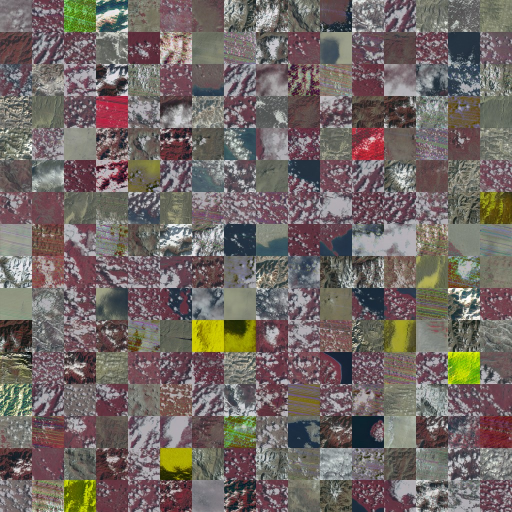
#> input picture notes/gen1/gan/curious_samples_contact256.jpg, 1024 x 1024 px (shown at 1/2 size)
$ python upscale_faithful.py ../notes/gen1/gan/curious_samples_contact256.jpg --out out.png
#> lines starting #> are read from the running program, lines starting #| are printed output that depends on the picture
"""Faithful enlargement of 128 px tiles (GAN samples or package tiles) for viewing: no new content. See notes/upscaling.md.

    python scripts/upscale_faithful.py <png or dir> [...] --out <dir> [--factor 8] [--mode nearest|lanczos]

- nearest (default, the faithful one): every source pixel becomes a factor x factor block. No value is invented, nothing is smoothed,
  stripes, fill and quantisation stay exactly as rendered. One block = 10.68 km / 128 = 83.4 m on the ground.
- lanczos (display only, labelled): interpolates between existing values. No new structure, but new in-between values and slight
  ringing at hard edges (fill, stripes). Never use it for measurement.
The method, factor and ground size of one source pixel are written into each PNG (text chunk "upscale") and the file name.
"""
from __future__ import annotations

import argparse
import json
from pathlib import Path

from PIL import Image, PngImagePlugin

TILE_KM = 10.68  # the Major TOM cell: 178 native 60 m pixels of the archive
MODES = {"nearest": Image.Resampling.NEAREST, "lanczos": Image.Resampling.LANCZOS}


def upscale(src: Path, out: Path, factor: int, mode: str) -> Path:
#> called with factor = 8, mode = 'nearest'
    im = Image.open(src).convert("RGB")
#> im is the input picture: PIL image 1024x1024 RGB; mean R, G, B 113.9, 104.3, 100.6
    w, h = im.size
#> w = 1024; h = 1024
    big = im.resize((w * factor, h * factor), MODES[mode])
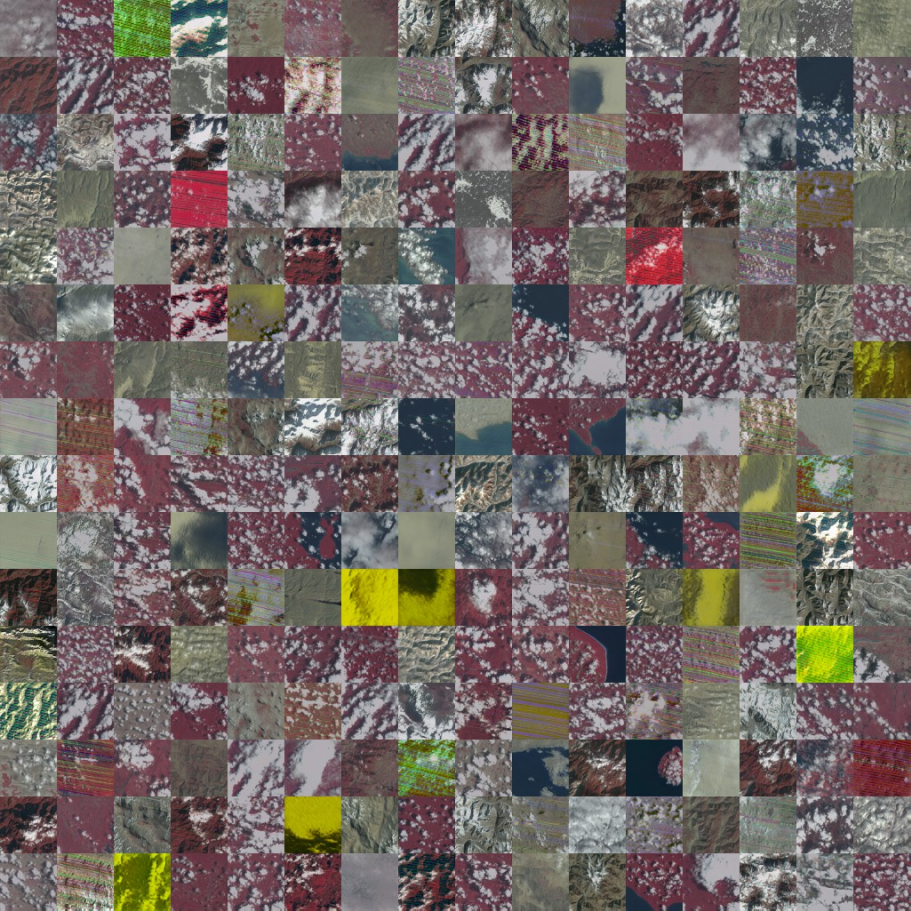
#> big: PIL image 8192x8192 RGB (shown at 1/9 size); mean R, G, B 113.9, 104.3, 100.6
    meta = {"source": src.name, "source_px": [w, h], "factor": factor, "mode": mode,
            "source_pixel_m": round(TILE_KM * 1000 / w, 1), "faithful": mode == "nearest",
            "method": "notes/upscaling.md (scripts/upscale_faithful.py)"}
    info = PngImagePlugin.PngInfo()
    info.add_text("upscale", json.dumps(meta))
    dst = out / f"{src.stem}_x{factor}_{mode}.png"
    big.save(dst, pnginfo=info)
    return dst


def main() -> None:
    ap = argparse.ArgumentParser()
    ap.add_argument("inputs", nargs="+", type=Path)
    ap.add_argument("--out", type=Path, required=True)
    ap.add_argument("--factor", type=int, default=8)
    ap.add_argument("--mode", choices=list(MODES), default="nearest")
    a = ap.parse_args()
    a.out.mkdir(parents=True, exist_ok=True)
    files = [f for p in a.inputs for f in (sorted(p.glob("*.png")) if p.is_dir() else [p])]
    for f in files:
        print(upscale(f, a.out, a.factor, a.mode))


if __name__ == "__main__":
    main()

$ run again, on notes/gen1/gan/curious_heaviest64.png
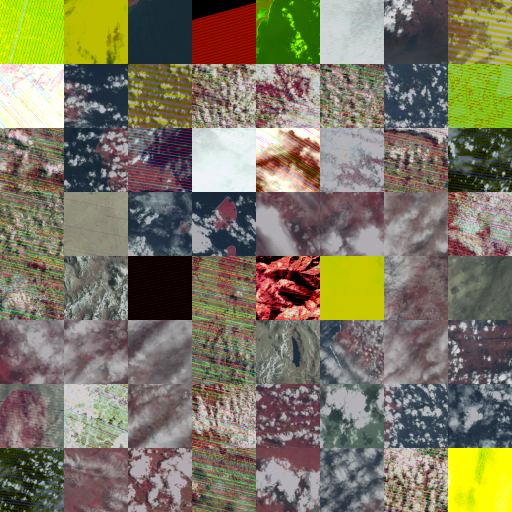
#> input picture notes/gen1/gan/curious_heaviest64.png, 1024 x 1024 px (shown at 1/2 size)
#> in upscale, im is the input picture: PIL image 1024x1024 RGB; mean R, G, B 123.9, 119, 97.1
#> in upscale, `big = im.resize((w * factor, h * factor), MODES[mode])`:
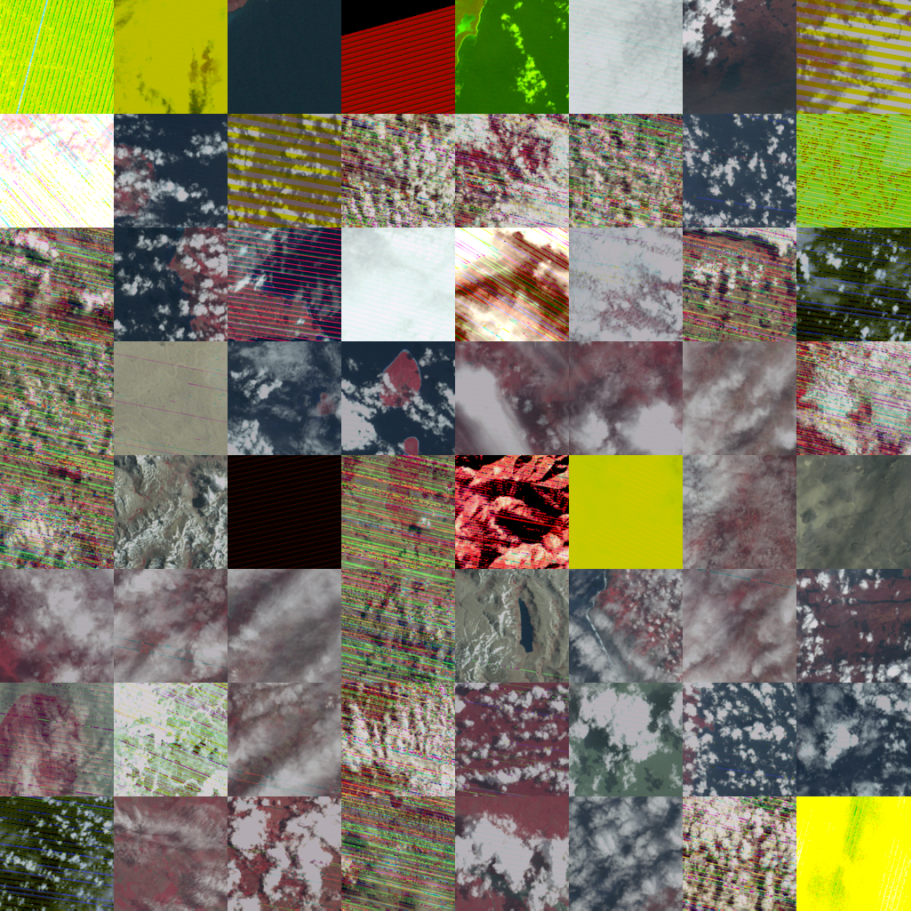
#> big: PIL image 8192x8192 RGB (shown at 1/9 size); mean R, G, B 123.9, 119, 97.1
